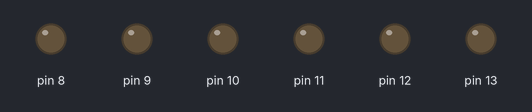
The sketch below on a simulated Arduino Uno, built with avr-gcc and run on an emulated ATmega328P. Shown: output pins drawn as LEDs (lit = HIGH).

Above: at 0.1 s.
At 5.1 s:
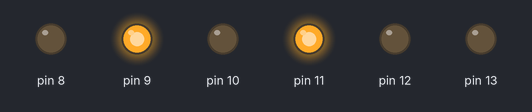
At 10.1 s:
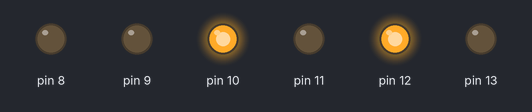
At 20.1 s:
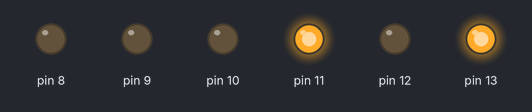
At 30.1 s:
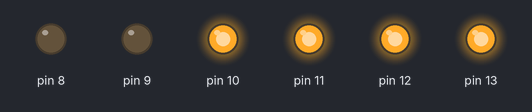
At 39.75 s:
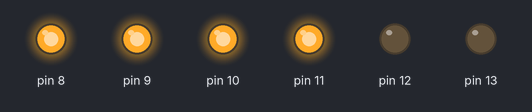
Timing chart, 0 to 40.0 s (numbered marks = the images above):
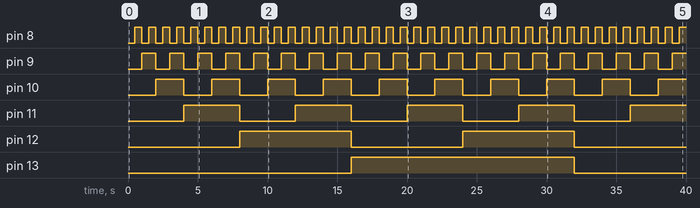

The sketch:

e1.ino
```cpp
void setup() {
    for(byte i=8; i<=13; i++)
        pinMode(i, OUTPUT);
}

void loop() {
    for(int i = 8; i <= 13; i++) digitalWrite(i, 0);

    for(int i = 0; i < 64; i++)
    {
      int x = i;
      for(int j = 8; j <= 13 && x; j++)
      {
          digitalWrite(j, x % 2);
          x /= 2;
      }
      delay(500);
    }
}
```

Measured:
- by itself, pin 8: alternates HIGH for 0.50 s and LOW for 0.50 s
- by itself, pin 9: alternates HIGH for 1.0 s and LOW for 1.0 s
- by itself, pin 10: alternates HIGH for 2.0 s and LOW for 2.0 s
- by itself, pin 11: alternates HIGH for 4.0 s and LOW for 4.0 s
- by itself, pin 12: alternates HIGH for 8.0 s and LOW for 8.0 s
- by itself, pin 13: LOW → HIGH at 16.0 s, → LOW 16.0 s later
